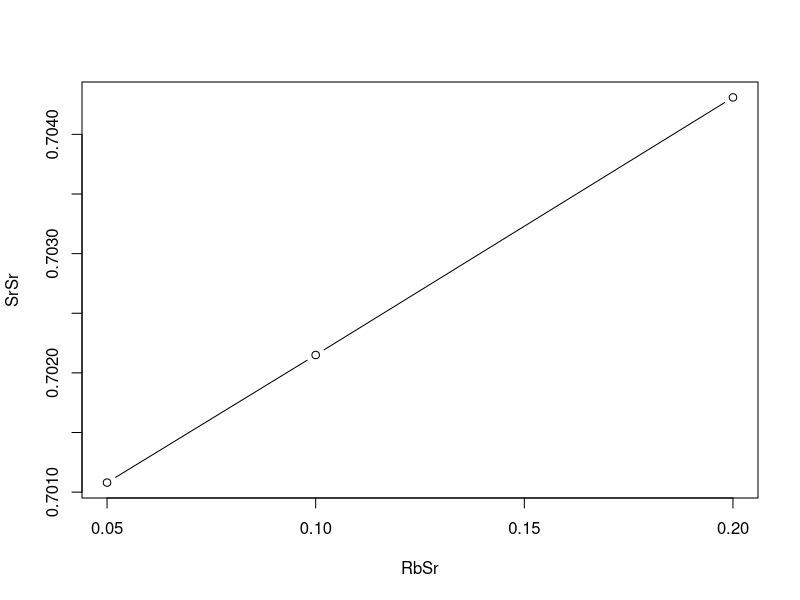
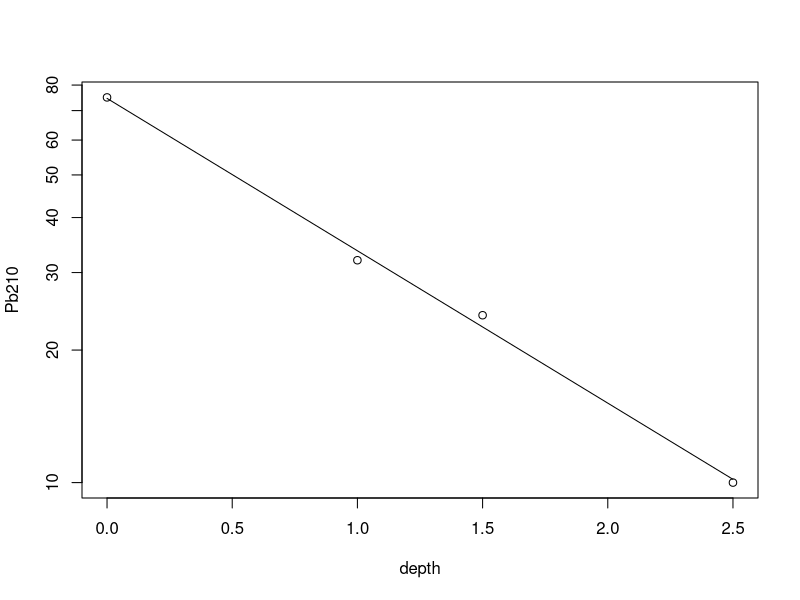

Write R code to recreate these figures, in order.
## ---- chunk 1
solution <- FALSE
knitr::opts_chunk$set(include=TRUE, echo=TRUE)
set.seed(1)
# rmarkdown::render('~/Documents/geotopes/latex/extra.Rmd')
## ---- chunk 2
    e <- 1.60219e-19 # C
    r <- 0.3 # m
    H <- 0.5 # T
    V <- 1e4 # V
    M <- 1.660538e-27 # kg/nucleon
    m <- (e*(r*H)^2)/(2*V)
    m/M
## ---- chunk 3
    r57 <- 2.5933
    f87 <- 1/(1+r57) # mol/mol
    ppmRb <- 10      # ug/g
    MRb <- 85.4678   # ug/umol
    umolgRb87 <- f87*ppmRb/MRb
    message(signif(umolgRb87,5),' micromol/g 87Rb')
## ---- chunk 4
    # 1. compute the decay constant:
    t12 = 48.8
    l87 = log(2)/t12
    # 2. restore 87Rb to 2 Ga:
    f85 <- 1-f87
    umolgRb <- ppmRb/MRb
    umolgRb85 <- f85*umolgRb
    umolgRb87 <- f87*umolgRb
    age <- 2
    umolgRb85_o <- umolgRb85
    umolgRb87_o <- umolgRb87*exp(l87*age)
    r57_o <- umolgRb85_o/umolgRb87_o
    message('87Rb/85Rb ratio at 2 Ga: ',signif(r57_o,5))
## ---- chunk 5
    # decay constant:
    t12 <- 5730
    l14 <- log(2)/t12
    BC <- 2000
    now <- 2022
    age <- now + BC
    A0 <- 13.2
    A <- A0*exp(-l14*age) # dpm/g
    mass <- 1000/A
    message('The expected activity ratio is ',signif(A,2),
    ', which requires ',signif(mass,2),' mg of material.')
## ---- chunk 6
    t12Rb87 <- 48.8
    l87 <- log(2)/t12Rb87
    tRbSr <- 1.5
    Rb87Sr86 <- c(0.05,0.1,0.2)
    Sr87Sr86_0 <- 0.7
    Sr87Sr86 <- Sr87Sr86_0 + Rb87Sr86*(exp(l87*tRbSr)-1)
    tabRbSr <- cbind(Rb87Sr86,signif(Sr87Sr86,5))
    colnames(tabRbSr) <- c("^87^Rb/^86^Sr","^87^Rb/^86^Rb")
    rownames(tabRbSr) <- c("mineral A","mineral B","mineral C")
## ---- chunk 7
    knitr::kable(tabRbSr)
## ---- chunk 8
    RbSr <- tabRbSr[,1]
    SrSr <- tabRbSr[,2]
    plot(x=RbSr,y=SrSr,type='b')
    fit <- lm(SrSr ~ RbSr)
    tRbSr <- log(fit$coefficients[2]+1)/l87
    message('Rb/Sr-age = ',signif(tRbSr*1000,2),' Ma')
## ---- chunk 9
    # meteorite:
    tPbPb <- 4.57
    l38 <- log(2)/4.468
    l35 <- log(2)/0.704
    r58 <- 1/137.818
    rPbPb_meteorite <- r58*(exp(l35*tPbPb)-1)/(exp(l38*tPbPb)-1)
    message('Expected 207Pb/206Pb-ratio for a 4.57 Ga meteorite = ',
    	     signif(rPbPb_meteorite,3))
## ---- chunk 10
    message('expected 207Pb/206Pb ratio of modern U-ores = ',signif(r58*l38/l35,3))
## ---- chunk 11
    depth <- c(0,1,1.5,2.5)
    Pb210 <- c(75,32,24,10)
    tabPb210 <- rbind(depth,Pb210)
    rownames(tabPb210) <- c("depth (m)","^210^Pb (dph/k)")
    colnames(tabPb210) <- 1:length(depth)
## ---- chunk 12
    knitr::kable(tabPb210)
## ---- chunk 13
    depth <- tabPb210[1,]
    Pb210 <- tabPb210[2,]
    fit <- lm(log(Pb210) ~ depth)
    l210 <- log(2)/22.3
    R <- -l210/fit$coefficients[2]
    message("The accumulation rate is ",signif(100*R,3),'cm/yr')
    message("In 5000 years, there will be ",signif(5000*R/5,3),'m of ice accumulation')
    Pb210atoms <- Pb210[1]*24*365.25/l210 
    message("1 kg of modern ice contains ", round(Pb210atoms/1e6),' million atoms of 210Pb')
    plot(depth,Pb210,type='p',log='y')
    lines(depth,exp(fit$fitted.values))
## ---- chunk 14
    l129 <- log(2)/15.7
    XeIA <- 13e-5
    XeIB <- 8e-5
    dt <- (log(XeIB)-log(XeIA))/l129
    message('The age difference between the two meteorites is ',
    signif(dt,3),' million years.')
## ---- chunk 15
    GtEarth <- 4e24/1e12  # convert kg to Gt
    GtK <- GtEarth*250e-6 # Gt of K in the silicate Earth
    MK <- 39.1e-6 # Gt/Gmol
    GmolK <- GtK/MK # Gmol
    f40K <- 1/(7771 + 561 + 1) # 40K/K
    GmolK40 <- GmolK*f40K # Gmol of 40K in the silicate Earth
    GtAr40 <- 66e3
    M40K <- 40e-6 # Gt/Gmol
    GmolAr40 <- GtAr40/M40K
    Ar40K40 <- GmolAr40/GmolK40
    l40 <- log(2)/1.248
    fec <- 0.1072 # fraction of 40K decaying to 40Ar
    atmage <- log(Ar40K40/fec+1)/l40
    message("The 40Ar/40K-age of the Earth's atmosphere is ",
             signif(atmage,3),' Ga.')
